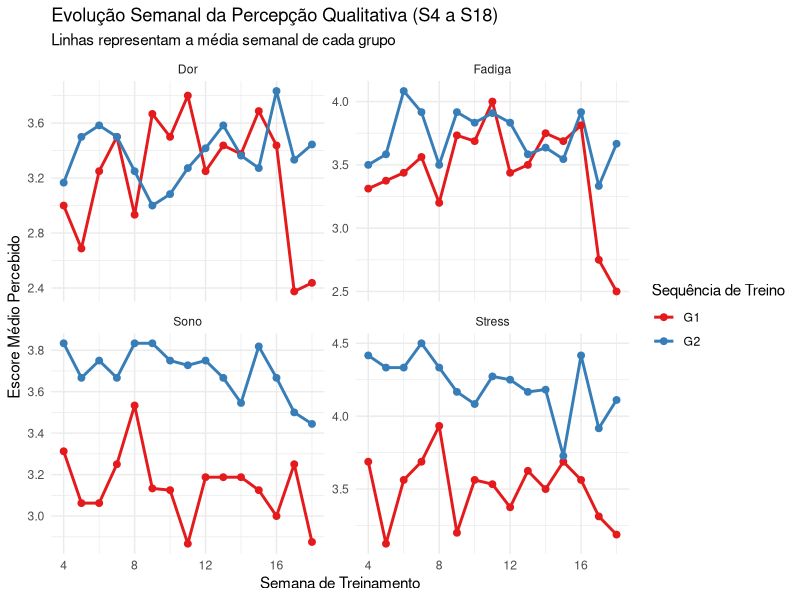
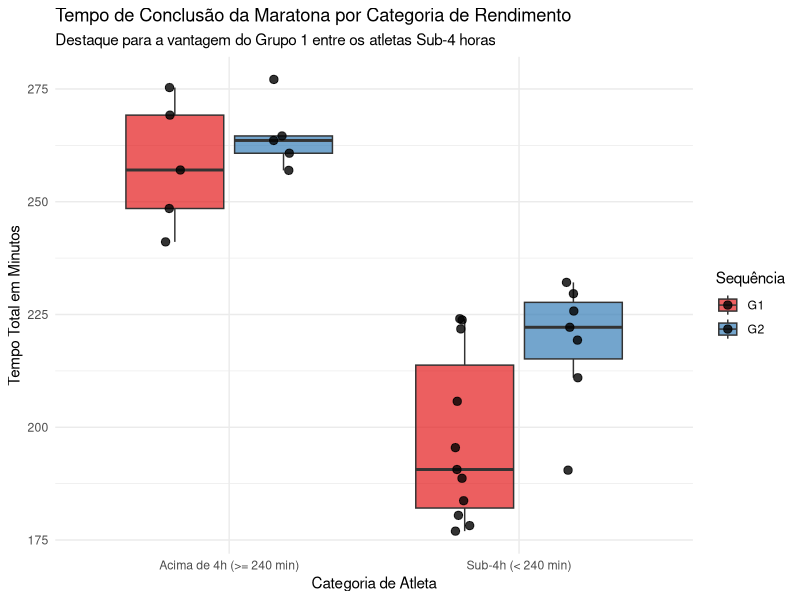
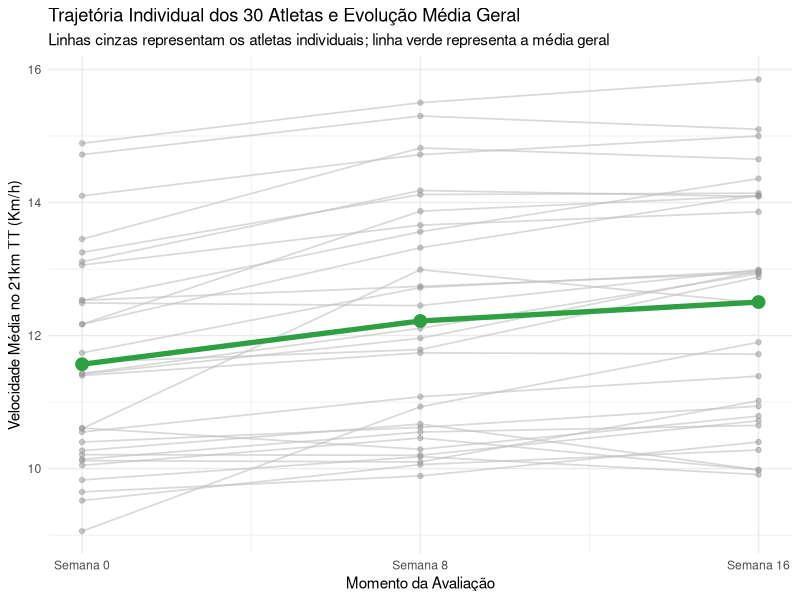
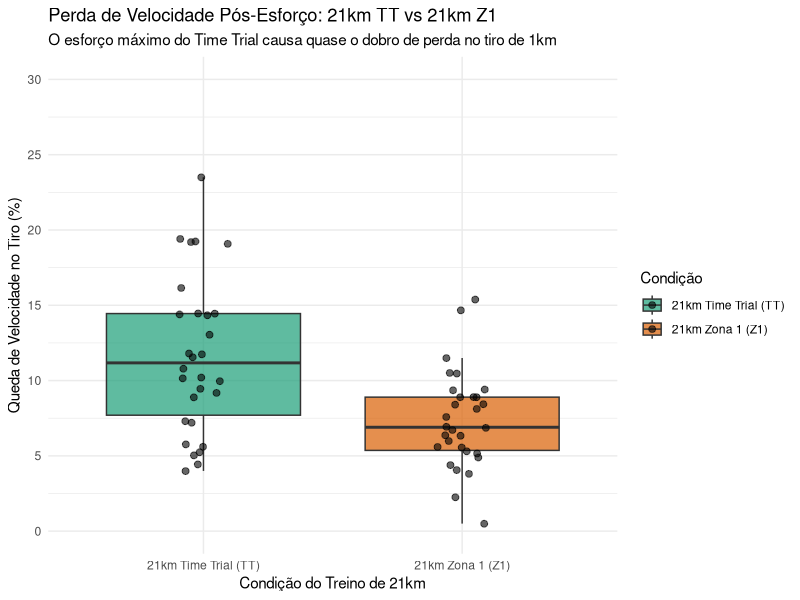
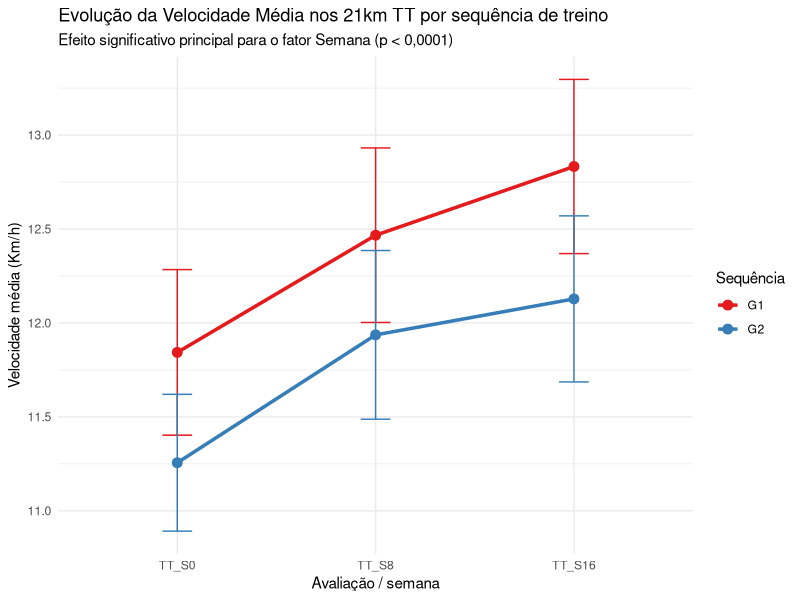
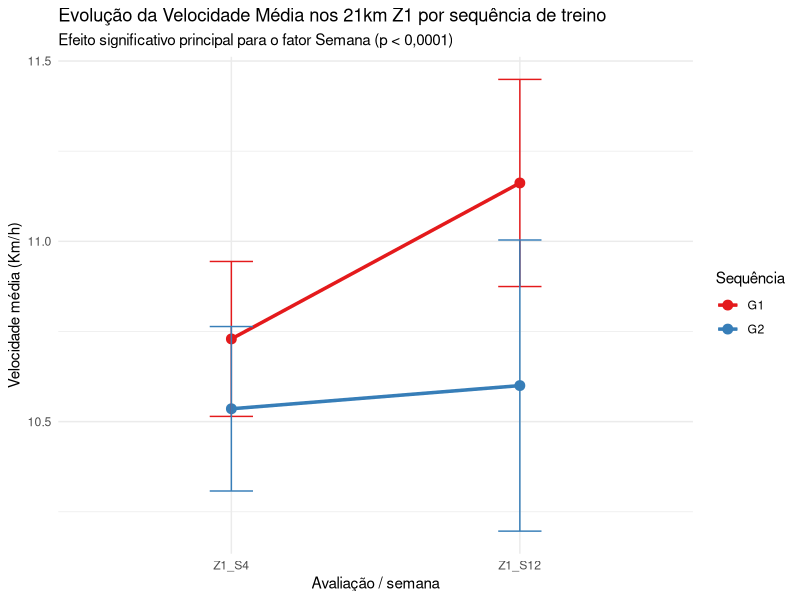

The R script that drew these images, in order:
## ---- chunk 1
knitr::opts_chunk$set(
  echo = TRUE,
  warning = FALSE,
  message = FALSE,
  fig.width = 9,
  fig.height = 6,
  fig.align = "center"
)
## ---- chunk 2
library(tidyverse)
library(lubridate)
library(knitr)
library(lme4)
library(lmerTest)
library(kableExtra)


df_quant_bruto <- read_csv2("Book 2(Planilha1).csv", locale = locale(decimal_mark = ",", encoding = "latin1")) %>% 
  slice(1:30)

df_quali_bruto <- read_csv2("Quali(Planilha1) (1).csv", locale = locale(decimal_mark = ",", encoding = "latin1"))


to_num <- function(x) { 
  suppressWarnings(as.numeric(str_replace_all(as.character(x), ",", "."))) 
}

fix_peso <- function(x) {
  sapply(x, function(val) {
    num <- suppressWarnings(as.numeric(str_replace_all(as.character(val), ",", ".")))
    if (is.na(num)) return(NA_real_)
    while (num > 150) { num <- num / 10 }
    return(round(num, 2))
  })
}

parse_md <- function(x) {
  x_str <- str_trim(as.character(x))
  case_when(
    str_detect(tolower(x_str), "^s|^1") ~ 1,
    str_detect(tolower(x_str), "^n|^0") ~ 0,
    TRUE ~ NA_real_
  )
}

parse_likert_num <- function(x) {
  x_str <- str_trim(as.character(x))
  if_else(
    str_detect(x_str, "^[0-9]"),
    suppressWarnings(as.numeric(str_sub(x_str, 1, 1))),
    suppressWarnings(as.numeric(str_replace_all(x_str, ",", ".")))
  )
}


names(df_quant_bruto)[names(df_quant_bruto) %in% c("Maratona_Km/h_REAL", "Maratona_Km.h_REAL")] <- "Maratona_Kmh_Original"
names(df_quant_bruto)[names(df_quant_bruto) %in% c("TT_1_Km/h_REAL", "TT_1_Km.h_REAL")] <- "TT_1_Kmh_Original"
names(df_quant_bruto)[names(df_quant_bruto) %in% c("TT_2_Km/h_REAL", "TT_2_Km.h_REAL")] <- "TT_2_Kmh_Original"
names(df_quant_bruto)[names(df_quant_bruto) %in% c("TT_3_Km/h_REAL", "TT_3_Km.h_REAL")] <- "TT_3_Kmh_Original"
names(df_quant_bruto)[names(df_quant_bruto) %in% c("z1_1_Km/h_REAL", "z1_1_Km.h_REAL")] <- "z1_1_Kmh_Original"
names(df_quant_bruto)[names(df_quant_bruto) %in% c("z1_2_Km/h_REAL", "z1_2_Km.h_REAL")] <- "z1_2_Kmh_Original"

df_quant <- df_quant_bruto %>%
  mutate(
    Grupo = as.factor(Grupo),
    Maratona_Minutos = as.numeric(Maratona_Tempo) / 60,
    Maratona_Kmh = to_num(Maratona_Kmh_Original),
    TT_S0 = to_num(TT_1_Kmh_Original),
    TT_S8 = to_num(TT_2_Kmh_Original),
    TT_S16 = to_num(TT_3_Kmh_Original),
    Z1_S4 = to_num(z1_1_Kmh_Original),
    Z1_S12 = to_num(z1_2_Kmh_Original),
    VC_S4_limpa = if_else(to_num(VC_S4_REAL) > 30, to_num(VC_S4_REAL)/10, to_num(VC_S4_REAL)),
    VC_S12_limpa = if_else(to_num(VC_S12_REAL) > 30, to_num(VC_S12_REAL)/10, to_num(VC_S12_REAL)),
    Queda_1km_S0 = abs(to_num(Queda_S0)),
    Queda_1km_S4 = abs(to_num(Queda_S4)),
    Queda_1km_S8 = abs(to_num(Queda_S8)),
    Queda_1km_S12 = abs(to_num(Queda_S12)),
    Queda_1km_S16 = abs(to_num(Queda_S16)),
    Nome_clean = str_to_lower(str_trim(iconv(Nome, to = "ASCII//TRANSLIT")))
  )


df_quali_clean <- df_quali_bruto %>%
  mutate(
    across(starts_with("Peso_"), fix_peso),
    across(starts_with("MD_"), parse_md),
    across(c(starts_with("Sono_"), starts_with("Stress_"), starts_with("Fadiga_"), starts_with("Dor_")), parse_likert_num),
    Nome_clean = str_to_lower(str_trim(iconv(`Nome completo`, to = "ASCII//TRANSLIT")))
  )

df_all <- df_quant %>%
  inner_join(df_quali_clean, by = "Nome_clean")
## ---- chunk 3
dominios <- c("Sono", "Stress", "Fadiga", "Dor", "MD")

res_p1 <- map_df(dominios, function(dom) {
  cols <- names(df_all)[str_detect(names(df_all), paste0("^", dom, "_S"))]
  df_all$media_dom <- rowMeans(df_all[, cols], na.rm = TRUE)
  m_g1 <- mean(df_all$media_dom[df_all$Grupo == "G1"], na.rm = TRUE)
  m_g2 <- mean(df_all$media_dom[df_all$Grupo == "G2"], na.rm = TRUE)
  wt <- wilcox.test(media_dom ~ Grupo, data = df_all)
  tibble(
    Domínio = dom, 
    `Média G1` = round(m_g1, 2), 
    `Média G2` = round(m_g2, 2), 
    `p-valor` = round(wt$p.value, 4),
    `Significância` = if_else(wt$p.value < 0.05, "Significativo (p < 0,05)", "Não Significativo")
  )
})

res_p1 %>%
  kable(caption = "Comparação das Médias Qualitativas Acumuladas entre os Grupos") %>%
  kable_styling(bootstrap_options = c("striped", "hover", "condensed"))
## ---- chunk 4
df_serie <- df_all %>%
  select(Grupo, Nome_clean, starts_with("Fadiga_S"), starts_with("Stress_S"), starts_with("Dor_S"), starts_with("Sono_S")) %>%
  pivot_longer(cols = -c(Grupo, Nome_clean), names_to = "Variavel_Semana", values_to = "Escore") %>%
  separate(Variavel_Semana, into = c("Variavel", "Semana"), sep = "_S") %>%
  mutate(Semana = as.numeric(Semana))

ggplot(df_serie, aes(x = Semana, y = Escore, color = Grupo, group = Grupo)) +
  stat_summary(fun = mean, geom = "line", linewidth = 1) +
  stat_summary(fun = mean, geom = "point", size = 2) +
  facet_wrap(~Variavel, scales = "free_y") +
  labs(
    title = "Evolução Semanal da Percepção Qualitativa (S4 a S18)",
    subtitle = "Linhas representam a média semanal de cada grupo",
    x = "Semana de Treinamento",
    y = "Escore Médio Percebido",
    color = "Sequência de Treino"
  ) +
  theme_minimal() +
  scale_color_brewer(palette = "Set1")
## ---- chunk 5
res_p2 <- map_df(dominios, function(dom) {
  cols_p1 <- names(df_all)[str_detect(names(df_all), paste0("^", dom, "_S[4-8]$"))]
  cols_p2 <- names(df_all)[str_detect(names(df_all), paste0("^", dom, "_S(9|10|11|12|13|14|15|16)$"))]
  p1_m <- rowMeans(df_all[, cols_p1], na.rm = TRUE)
  p2_m <- rowMeans(df_all[, cols_p2], na.rm = TRUE)
  wt <- wilcox.test(p1_m, p2_m, paired = TRUE)
  tibble(
    Domínio = dom, 
    `Média 1º Bloco` = round(mean(p1_m, na.rm=T), 2), 
    `Média 2º Bloco` = round(mean(p2_m, na.rm=T), 2), 
    `p-valor` = round(wt$p.value, 4)
  )
})

res_p2 %>%
  kable(caption = "Comparação Intrasujeito entre o 1º Bloco (S1-S8) e o 2º Bloco (S9-S16)") %>%
  kable_styling(bootstrap_options = c("striped", "hover", "condensed"))
## ---- chunk 6
res_p3 <- map_df(dominios, function(dom) {
  cols <- names(df_all)[str_detect(names(df_all), paste0("^", dom, "_S"))]
  media_dom <- rowMeans(df_all[, cols], na.rm = TRUE)
  cor_res <- cor.test(media_dom, df_all$Maratona_Minutos, method = "spearman")
  tibble(
    Domínio = dom, 
    `Rho de Spearman (r_s)` = round(cor_res$estimate, 3), 
    `p-valor` = round(cor_res$p.value, 4),
    `Significância` = if_else(cor_res$p.value < 0.05, "Significativo", "Não Significativo")
  )
})

res_p3 %>%
  kable(caption = "Correlação entre Indicadores Qualitativos e Tempo Total de Maratona (minutos)") %>%
  kable_styling(bootstrap_options = c("striped", "hover", "condensed"))
## ---- chunk 7
sub4 <- df_all %>% filter(Maratona_Minutos < 240)
sup4 <- df_all %>% filter(Maratona_Minutos >= 240)

t_sub4 <- t.test(Maratona_Minutos ~ Grupo, data = sub4)
t_sup4 <- t.test(Maratona_Minutos ~ Grupo, data = sup4)

res_subgrupos <- tibble(
  Subgrupo = c("Sub-4 Horas (< 240 min)", "Acima de 4 Horas (>= 240 min)"),
  `Média G1 (min)` = c(round(t_sub4$estimate[1], 1), round(t_sup4$estimate[1], 1)),
  `Média G2 (min)` = c(round(t_sub4$estimate[2], 1), round(t_sup4$estimate[2], 1)),
  `Diferença (min)` = c(round(t_sub4$estimate[1] - t_sub4$estimate[2], 1), round(t_sup4$estimate[1] - t_sup4$estimate[2], 1)),
  `p-valor` = c(round(t_sub4$p.value, 4), round(t_sup4$p.value, 4)),
  `Conclusão` = c("Significativo (G1 mais rápido)", "Não Significativo")
)

res_subgrupos %>%
  kable(caption = "Comparação do Tempo de Maratona por Subgrupo de Rendimento") %>%
  kable_styling(bootstrap_options = c("striped", "hover", "condensed"))
## ---- chunk 8
df_all %>%
  mutate(Categoria = if_else(Maratona_Minutos < 240, "Sub-4h (< 240 min)", "Acima de 4h (>= 240 min)")) %>%
  ggplot(aes(x = Categoria, y = Maratona_Minutos, fill = Grupo)) +
  geom_boxplot(alpha = 0.7, outlier.shape = NA) +
  geom_jitter(position = position_jitterdodge(jitter.width = 0.15), size = 2.5, alpha = 0.8) +
  labs(
    title = "Tempo de Conclusão da Maratona por Categoria de Rendimento",
    subtitle = "Destaque para a vantagem do Grupo 1 entre os atletas Sub-4 horas",
    x = "Categoria de Atleta",
    y = "Tempo Total em Minutos",
    fill = "Sequência"
  ) +
  theme_minimal() +
  scale_fill_brewer(palette = "Set1")
## ---- chunk 9
tt_resumo <- df_quant %>%
  group_by(Grupo) %>%
  summarise(
    `TT Semana 0 (Km/h)` = round(mean(TT_S0, na.rm=T), 2),
    `TT Semana 8 (Km/h)` = round(mean(TT_S8, na.rm=T), 2),
    `TT Semana 16 (Km/h)` = round(mean(TT_S16, na.rm=T), 2),
    `Ganho Acumulado (Km/h)` = round(mean(TT_S16 - TT_S0, na.rm=T), 2)
  )

tt_resumo %>%
  kable(caption = "Evolução da Velocidade Média no 21km Time Trial (Km/h)") %>%
  kable_styling(bootstrap_options = c("striped", "hover", "condensed"))
## ---- chunk 10
# Estruturação para gráfico de espagete com linha média em verde
df_tt_long <- df_quant %>%
  select(Codigo, Grupo, TT_S0, TT_S8, TT_S16) %>%
  pivot_longer(cols = starts_with("TT_"), names_to = "Semana", values_to = "Velocidade") %>%
  mutate(Semana_Num = case_when(
    Semana == "TT_S0" ~ 0,
    Semana == "TT_S8" ~ 8,
    Semana == "TT_S16" ~ 16
  ))

ggplot(df_tt_long, aes(x = Semana_Num, y = Velocidade)) +
  # Linhas individuais de cada um dos 30 atletas
  geom_line(aes(group = Codigo), color = "grey75", alpha = 0.6, linewidth = 0.6) +
  geom_point(color = "grey60", alpha = 0.5, size = 1.5) +
  # Linha da evolução média geral destacada em verde
  stat_summary(aes(group = 1), fun = mean, geom = "line", color = "#2ea043", linewidth = 1.8) +
  stat_summary(aes(group = 1), fun = mean, geom = "point", color = "#2ea043", size = 4) +
  scale_x_continuous(breaks = c(0, 8, 16), labels = c("Semana 0", "Semana 8", "Semana 16")) +
  labs(
    title = "Trajetória Individual dos 30 Atletas e Evolução Média Geral",
    subtitle = "Linhas cinzas representam os atletas individuais; linha verde representa a média geral",
    x = "Momento da Avaliação",
    y = "Velocidade Média no 21km TT (Km/h)"
  ) +
  theme_minimal()
## ---- chunk 11
limiares_resumo <- df_quant %>%
  group_by(Grupo) %>%
  summarise(
    `L1 Início (Km/h)` = round(mean(L1_S0, na.rm=T), 2), 
    `L1 Fim (Km/h)` = round(mean(L1_S16, na.rm=T), 2),
    `L2 Início (Km/h)` = round(mean(L2_S0, na.rm=T), 2), 
    `L2 Fim (Km/h)` = round(mean(L2_S16, na.rm=T), 2)
  )

limiares_resumo %>%
  kable(caption = "Deslocamento dos Limiares Aeróbio (L1) e Anaeróbio (L2)") %>%
  kable_styling(bootstrap_options = c("striped", "hover", "condensed"))
## ---- chunk 12
df_quant$Queda_TT_Med <- rowMeans(df_quant[, c("Queda_1km_S8", "Queda_1km_S16")], na.rm = TRUE)
df_quant$Queda_Z1_Med <- rowMeans(df_quant[, c("Queda_1km_S4", "Queda_1km_S12")], na.rm = TRUE)

res_queda <- wilcox.test(df_quant$Queda_TT_Med, df_quant$Queda_Z1_Med, paired = TRUE)

tibble(
  Condicao = c("21km Time Trial (Ritmo Máximo - S8/S16)", "21km Zona 1 (Ritmo Contínuo - S4/S12)"),
  Queda_Media = c(
    paste0(round(mean(df_quant$Queda_TT_Med, na.rm=TRUE), 2), "%"), 
    paste0(round(mean(df_quant$Queda_Z1_Med, na.rm=TRUE), 2), "%")
  ),
  P_Valor = c(round(res_queda$p.value, 4), round(res_queda$p.value, 4)),
  Resultado = c("Significativo (p < 0,001)", "Significativo (p < 0,001)")
) %>%
  rename(
    `Condição de Esforço` = Condicao,
    `Queda Média no 1km` = Queda_Media,
    `p-valor` = P_Valor,
    `Conclusão` = Resultado
  ) %>%
  kable(caption = "Comparação do Impacto Neuromuscular do 21km TT contra 21km Z1") %>%
  kable_styling(bootstrap_options = c("striped", "hover", "condensed"))
## ---- chunk 13
df_quant %>%
  select(Codigo, Queda_TT_Med, Queda_Z1_Med) %>%
  pivot_longer(cols = c(Queda_TT_Med, Queda_Z1_Med), names_to = "Condicao", values_to = "Queda") %>%
  mutate(Condicao = if_else(Condicao == "Queda_TT_Med", "21km Time Trial (TT)", "21km Zona 1 (Z1)")) %>%
  ggplot(aes(x = Condicao, y = Queda, fill = Condicao)) +
  geom_boxplot(alpha = 0.7, outlier.shape = NA) +
  geom_point(position = position_jitter(width = 0.1), size = 2, alpha = 0.6) +
  coord_cartesian(ylim = c(0, 30)) +
  scale_y_continuous(breaks = seq(0, 30, by = 5)) +
  labs(
    title = "Perda de Velocidade Pós-Esforço: 21km TT vs 21km Z1",
    subtitle = "O esforço máximo do Time Trial causa quase o dobro de perda no tiro de 1km",
    x = "Condição do Treino de 21km",
    y = "Queda de Velocidade no Tiro (%)",
    fill = "Condição"
  ) +
  theme_minimal() +
  scale_fill_brewer(palette = "Dark2")
## ---- chunk 14
dados_longos_TT <- df_quant %>%
  select(Codigo, Grupo, TT_S0, TT_S8, TT_S16) %>%
  pivot_longer(
    cols = c(TT_S0, TT_S8, TT_S16),
    names_to = "semana",
    values_to = "velocidade_21k"
  ) %>%
  mutate(
    semana = factor(semana, levels = c("TT_S0", "TT_S8", "TT_S16")),
    Grupo = factor(Grupo)
  )

modelo_misto_TT <- lmer(velocidade_21k ~ Grupo * semana + (1 | Codigo), data = dados_longos_TT)
anova_res_TT <- anova(modelo_misto_TT)

anova_res_TT %>%
  as.data.frame() %>%
  rownames_to_column("Efeito") %>%
  kable(caption = "Tabela ANOVA do Modelo Linear Misto de velocidade") %>%
  kable_styling(bootstrap_options = c("striped", "hover", "condensed"))
## ---- chunk 15
dados_longos_TT %>%
  group_by(Grupo, semana) %>%
  summarise(
    media = mean(velocidade_21k, na.rm = TRUE),
    se = sd(velocidade_21k, na.rm = TRUE) / sqrt(n()),
    .groups = 'drop'
  ) %>%
  ggplot(aes(x = semana, y = media, color = Grupo, group = Grupo)) +
  geom_line(linewidth = 1.2) +
  geom_point(size = 3) +
  geom_errorbar(aes(ymin = media - se, ymax = media + se), width = 0.15) +
  labs(
    title = "Evolução da Velocidade Média nos 21km TT por sequência de treino",
    subtitle = "Efeito significativo principal para o fator Semana (p < 0,0001)",
    x = "Avaliação / semana",
    y = "Velocidade média (Km/h)",
    color = "Sequência"
  ) +
  theme_minimal() +
  scale_color_brewer(palette = "Set1")
## ---- chunk 16
dados_longos_Z1 <- df_quant %>%
  select(Codigo, Grupo, Z1_S4, Z1_S12) %>%
  pivot_longer(
    cols = c(Z1_S4,  Z1_S12),
    names_to = "semana",
    values_to = "velocidade_21k"
  ) %>%
  mutate(
    semana = factor(semana, levels = c( "Z1_S4",  "Z1_S12")),
    Grupo = factor(Grupo)
  )

modelo_misto_Z1 <- lmer(velocidade_21k ~ Grupo * semana + (1 | Codigo), data = dados_longos_Z1)
anova_res_Z1 <- anova(modelo_misto_Z1)

anova_res_Z1 %>%
  as.data.frame() %>%
  rownames_to_column("Efeito") %>%
  kable(caption = "Tabela ANOVA do Modelo Linear Misto de Velocidade") %>%
  kable_styling(bootstrap_options = c("striped", "hover", "condensed"))
## ---- chunk 17
dados_longos_Z1 %>%
  group_by(Grupo, semana) %>%
  summarise(
    media = mean(velocidade_21k, na.rm = TRUE),
    se = sd(velocidade_21k, na.rm = TRUE) / sqrt(n()),
    .groups = 'drop'
  ) %>%
  ggplot(aes(x = semana, y = media, color = Grupo, group = Grupo)) +
  geom_line(linewidth = 1.2) +
  geom_point(size = 3) +
  geom_errorbar(aes(ymin = media - se, ymax = media + se), width = 0.15) +
  labs(
    title = "Evolução da Velocidade Média nos 21km Z1 por sequência de treino",
    subtitle = "Efeito significativo principal para o fator Semana (p < 0,0001)",
    x = "Avaliação / semana",
    y = "Velocidade média (Km/h)",
    color = "Sequência"
  ) +
  theme_minimal() +
  scale_color_brewer(palette = "Set1")
